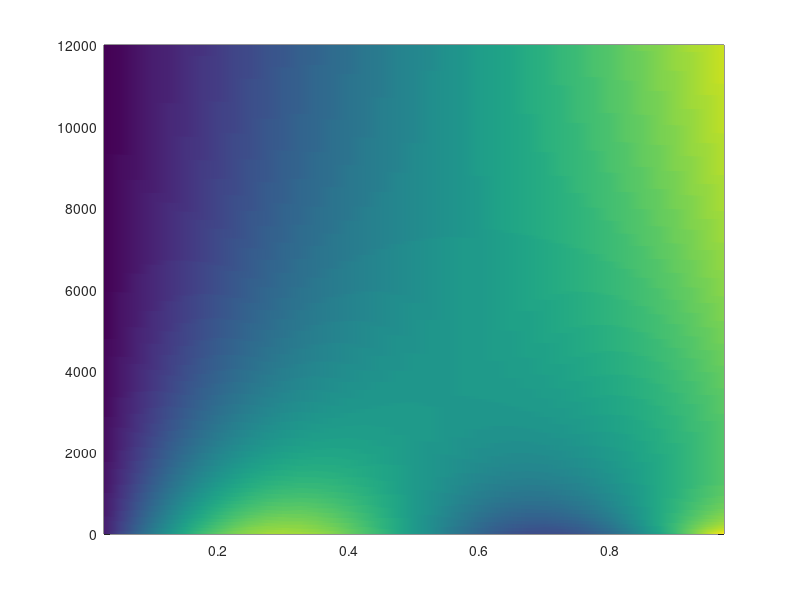

Write the MATLAB code that produced this figure.
%% STEP 0: This MATLAB code uses a Forward Time and Centered Space approach to solve the partial differential equation for heat conduction.
clear all %#ok<CLALL>
%% STEP 1 : Define parameters and constants
%Provide dimensions of the rod (x0 and x1).
x0        = 0;                        
x1        = 1;
L         = x1-x0; %Rod length

%Provide the number of x-grid points
n         = 39;        %Number of nodes
dX        = L./(n+1);

%Provide the number of time steps
m         = 600;       %Number of time steps
T         = 12000;
dT        = T./m;

%Define diffusivity
kappa     = 10^-5;

%Define gain parameter s
s         = kappa*dT/(dX^2);  

%% STEP 2: Create the matrix A and vector B

for i=1:1:n
    if i==1
        A(i,i)=1-2*s;
        A(i,i+1)=s;
    elseif i==n
        A(i,i-1)=s;
        A(i,i)=1-2*s;
    else
        A(i,i)=1-2*s;
        A(i,i-1)=s;
        A(i,i+1)=s;
    end
end

B        = zeros(n,1);

%% STEP 3: Create Boundary Conditions

%Applying Dirichlet Boundary Conditions
B(1)     = s;

%Applying Neumann Boundary Conditions
A(n,n)   = 1-s;
B(n)     = 2*s*dX;

%% STEP 4: Create Mesh and Time
x        = x0+dX:dX:x1-dX;
t0       = 0;

%% STEP 5: Provide Initial Conditions
U_xt     = 2.*x + sin(2*pi*x) + 1.;
U_xt     = U_xt(:);

%% STEP 6: Create Storage Matrix
U        = zeros(m,n);
U(1,:)   = U_xt;
t        = zeros(m,1);
t(1)     = t0;


%% STEP 7: March in Time Now

for i = 1:1:m
    U_xt_n   = A*U_xt + B;    
    U(i+1,:) = U_xt_n;
    U_xt     = U_xt_n;
    t(i+1)   = t(i)+dT;     
end

figure
pcolor(x,t,U)
shading interp



